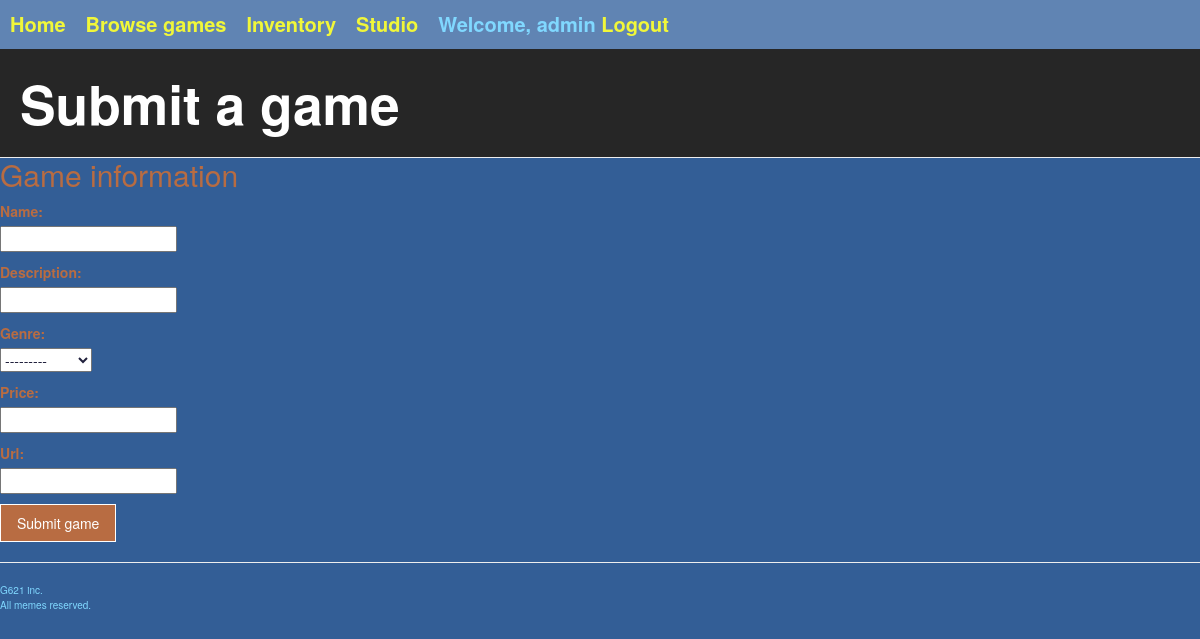
The page /studio/7/ (signed in) on the database as committed earlier.
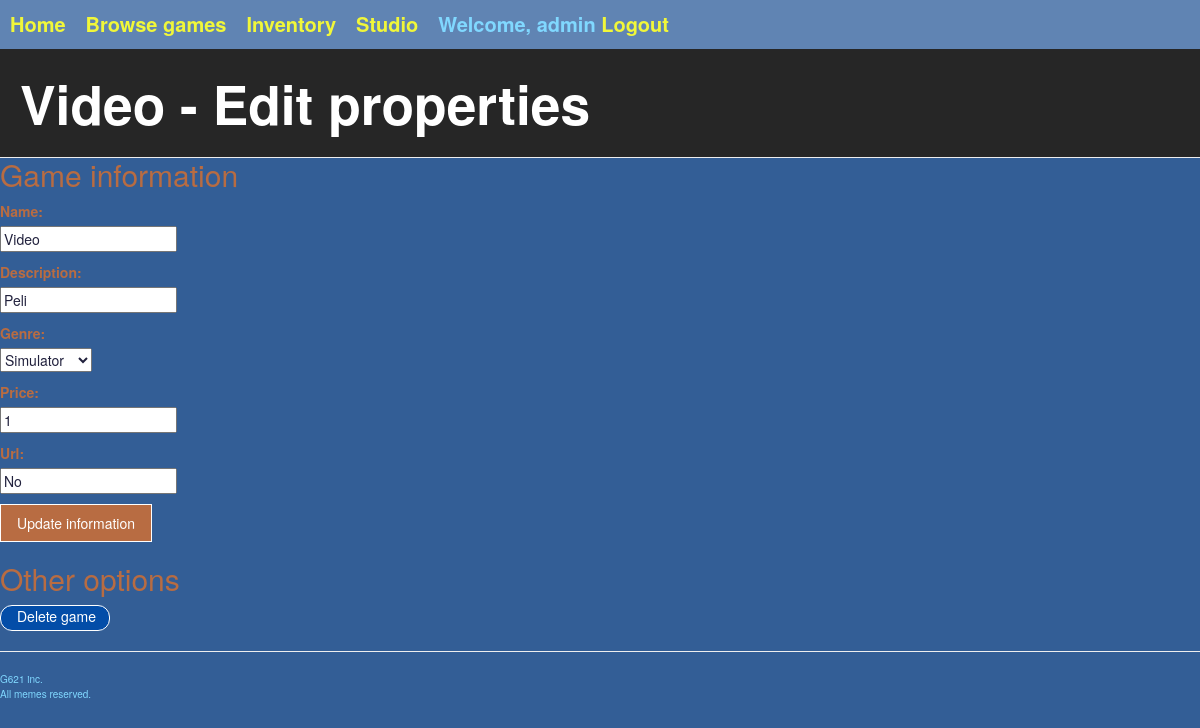
The same page on the database as committed later.
### gameshop/models.py (models this page shows, shortened)
class Game(models.Model):
    id = models.AutoField(auto_created=True, primary_key=True)
    name = models.CharField(max_length=50)
    description = models.TextField(max_length=500)
    genre = models.ForeignKey(Genre, on_delete=models.CASCADE)
    sales = models.IntegerField(default=0)
    price = models.IntegerField(default=0)
    owner = models.ForeignKey(Developer, on_delete=models.CASCADE)
    url = models.CharField(max_length=300, default='http://webcourse.cs.hut.fi/example_game.html')
    bought = models.ManyToManyField(Profile, blank=True, through="Game_state")

### gameshop/views.py (the view, shortened to what this page needs)
# urls.py: path('studio/<int:game_id>/', editgame),
@login_required(login_url='/login/')
def editgame(request, game_id=None):
    context = getUserContext(request.user)
    if not context['developer']:
        redirect('/login/')
    if request.method == "DELETE":
        game = get_object_or_404(Game, pk=game_id)
        if context["developer"].owns(game):
            game.delete()
            return redirect("/studio/")
        else:
            return Unauthorized()
    elif request.method == "GET":
        template = "gameshop/inventory/edit_game.html"
        game = getGame(game_id)
        if game: #Form has data if modifying existing game
            if context["developer"].owns(game):
                form = SubmitGameForm()
                form.fields["name"].initial = game.name
                form.fields["description"].initial = game.description
                form.fields["genre"].initial = game.genre
                form.fields["price"].initial = game.price
                form.fields["url"].initial = game.url
                context["game"] = game
                context["form"] = form
                return render(request, template, context)
        else: #If adding new game, blank form
            form = SubmitGameForm()
            context["form"] = form
            return render(request, template, context)
    return Http404()

### gameshop/forms.py
class SubmitGameForm(forms.Form):
    name = forms.CharField(max_length=50, required=True)
    description = forms.CharField(max_length=500, required=True)
    genre = forms.ModelChoiceField(queryset=Genre.objects.all())
    price = forms.IntegerField(required=True)
    url = forms.CharField(max_length=200, required=True)
    class Meta:
        model = Game
        fields = ('name', 'description', 'genre', 'price', 'url')

### gameshop/helpers.py (called while the page is built)
def getUserContext(user):
    if not user or user.is_anonymous:
        return { "profile": None, "developer": None }
    try:
        profile = Profile.objects.get(user=user)
    except Profile.DoesNotExist:
        profile = None
    try:
        developer = Developer.objects.get(profile=profile)
    except Developer.DoesNotExist:
        developer = None
    return { "profile": profile, "developer": developer }

def getGame(game_id):
    try:
        return Game.objects.get(id=game_id)
    except Game.DoesNotExist:
        return None

### gameshop/models.py (called while the page is built)
    def __str__(self):
        return self.name

    def owns(self, game):
        return game.owner == self

### gameshop/templates/gameshop/inventory/edit_game.html (shortened to what this page needs)
{% extends "gameshop/generic.html" %}
{% block script %}
  {% load staticfiles %}
{% endblock %}
{% block pageHeader %}
  <div class="page-header">
    <h1>
      {% if game %}
        {{ game.name }} - Edit properties
      {% else %}
        Submit a game
      {% endif %}
    </h1>
  </div>
{% endblock %}
{% block content %}
  <div class="edit-game-form">
    <h2>
      Game information
    </h2>
    <form action="" method="POST">
      {% for field in form %}
        <p>
        {{ field.label_tag }}<br>
        {{ field }}
        </p>
      {% endfor %}
      {% if game %}
        <button class="submit-game" type="submit">Update information</button>
      {% else %}
        <button class="submit-game" type="submit">Submit game</button>
      {% endif %}
    </form>
    {% if game %}
      <br>
      <h2>
        Other options
      </h2>
      <input class="play-now-button" id="{{game.id}}" type="button" onclick="delete_game(this.id)" value="Delete game"/>
    {% endif %}
  </div>
{% endblock %}

Rows that differ between the two databases and show on the page:
added Game: name "Video", form "Video" "Peli" "Simulator" "1" "No"
Other text that changed with them:
form field value: (not shown) → "Delete game"
text no longer shown: "Submit a game Submit game"
text now shown: "- Edit properties Update information Other options"
